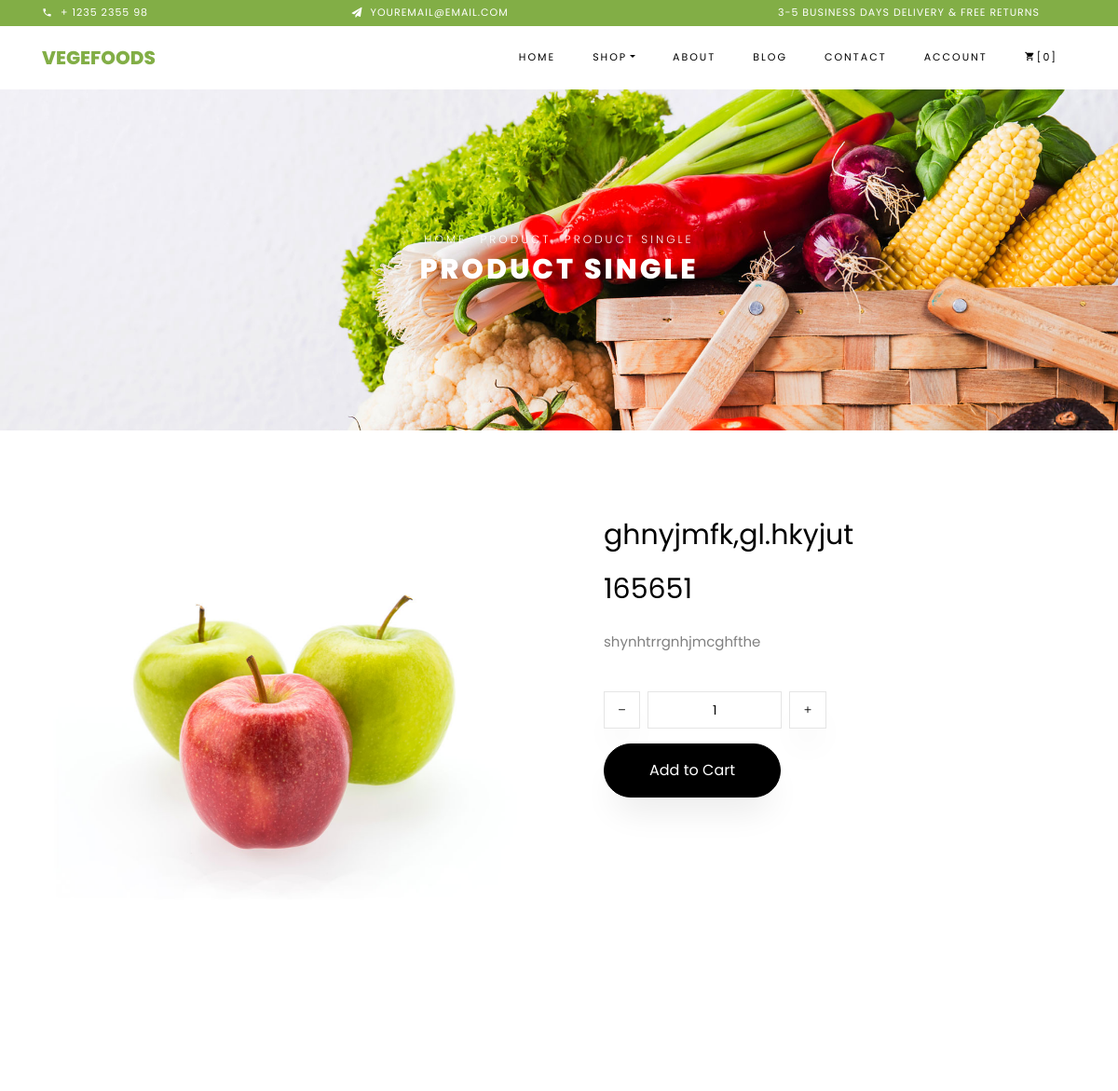
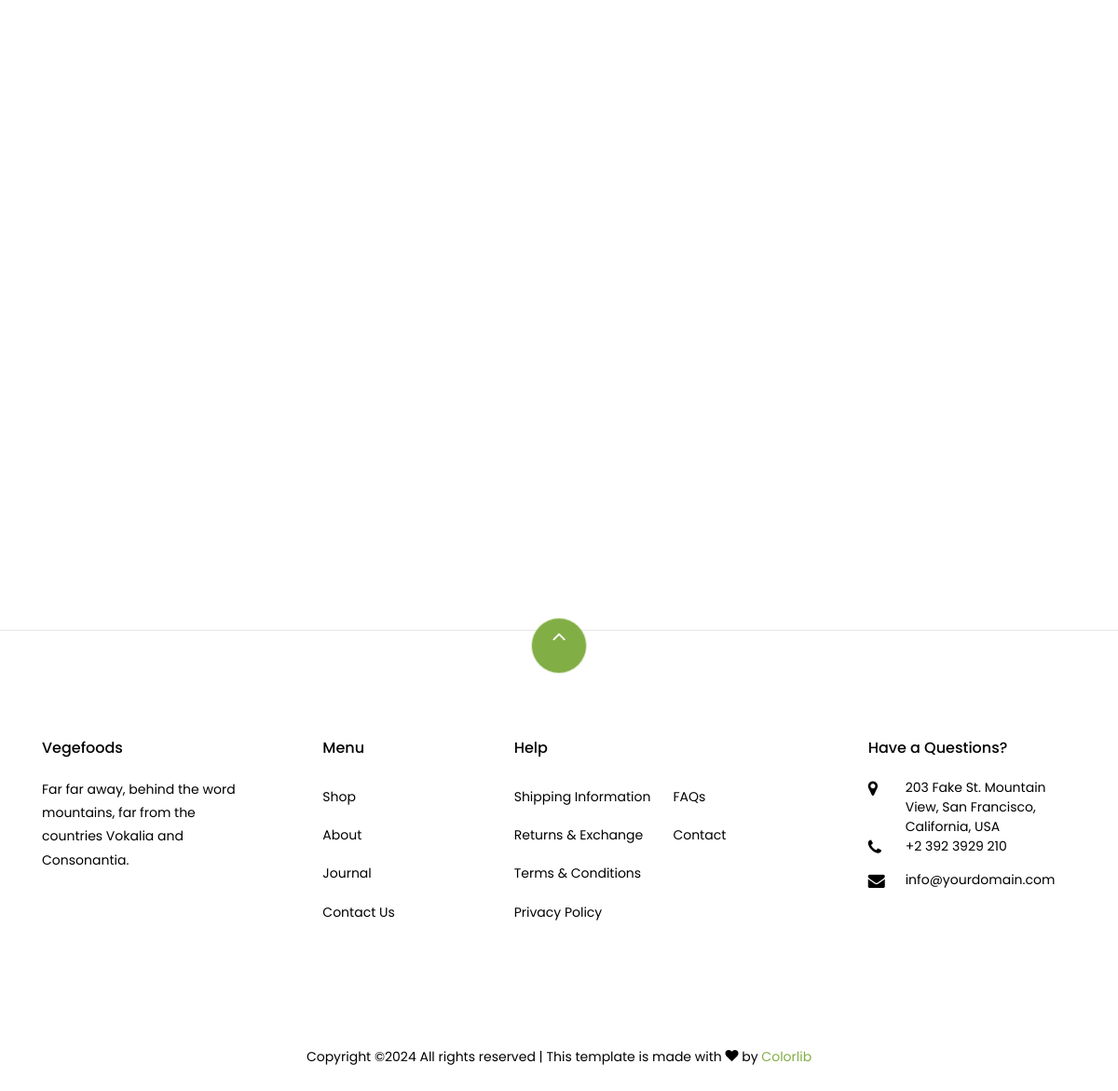
The page /product-single/3/ on the database its author committed (2 pictures, top to bottom).
### main/models.py (models this page shows, shortened)
class Product(models.Model):
    image = models.ImageField(upload_to='product_image')
    title = models.CharField(max_length=100)
    price = models.IntegerField(default=0)
    category = models.ForeignKey(to=Category, on_delete=models.CASCADE)
    info = models.TextField()
    discount = models.IntegerField(null=True, blank=True)
    discount_price = models.IntegerField(null=True, blank=True)

### main/views.py (the view)
# urls.py: path('product-single/<int:pk>/',product_single , name='product_single_url'),
def product_single(request, pk):
    product = Product.objects.get(pk=pk)
    related = Product.objects.filter(category=product.category).order_by('-id')[:4]
    context = {
        'product': product,
        'related': related
    }
    return render(request, 'product-single.html', context)

### template/product-single.html (shortened to what this page needs)
{% extends 'base.html' %}
{% block content %}
{% load static %}
    <div class="hero-wrap hero-bread" style="background-image: url({% static 'images/bg_1.jpg' %});">
      <div class="container">
        <div class="row no-gutters slider-text align-items-center justify-content-center">
          <div class="col-md-9 ftco-animate text-center">
          	<p class="breadcrumbs"><span class="mr-2"><a href="index.html">Home</a></span> <span class="mr-2"><a href="index.html">Product</a></span> <span>Product Single</span></p>
            <h1 class="mb-0 bread">Product Single</h1>
          </div>
        </div>
      </div>
    </div>
    <section class="ftco-section">
    	<div class="container">
    		<div class="row">
    			<div class="col-lg-6 mb-5 ftco-animate">
    				<a href="{{product.image.url}}" class="image-popup"><img src="{{product.image.url}}" class="img-fluid" alt="Colorlib Template"></a>
    			</div>
    			<div class="col-lg-6 product-details pl-md-5 ftco-animate">
    				<h3>{{product.title}}</h3>
    				<p class="price"><span>{{product.price}}</span></p>
    				<p>{{product.info}}</p>
						<div class="row mt-4">
							<div class="col-md-6">
							</div>
							<div class="input-group col-md-6 d-flex mb-3">
	             	<span class="input-group-btn mr-2">
	                	<button type="button" class="quantity-left-minus btn"  data-type="minus" data-field="">
	                   <i class="ion-ios-remove"></i>
	                	</button>
	            		</span>
	             	<input type="text" id="quantity" name="quantity" class="form-control input-number" value="1" min="1" max="100">
	             	<span class="input-group-btn ml-2">
	                	<button type="button" class="quantity-right-plus btn" data-type="plus" data-field="">
	                     <i class="ion-ios-add"></i>
	                 </button>
	             	</span>
	          	</div>
          	</div>
          	<p><a href="cart.html" class="btn btn-black py-3 px-5">Add to Cart</a></p>
    			</div>
    		</div>
    	</div>
    </section>
    <section class="ftco-section">
    	<div class="container">
				<div class="row justify-content-center mb-3 pb-3">
        </div>
    	</div>
    	<div class="container">
    		<div class="row">
    		</div>
    	</div>
    </section>
{% endblock %}

### rows shown on the page
Product: image (picture), title "ghnyjmfk,gl.hkyjut", price "165651", info "shynhtrrgnhjmcghfthe"
